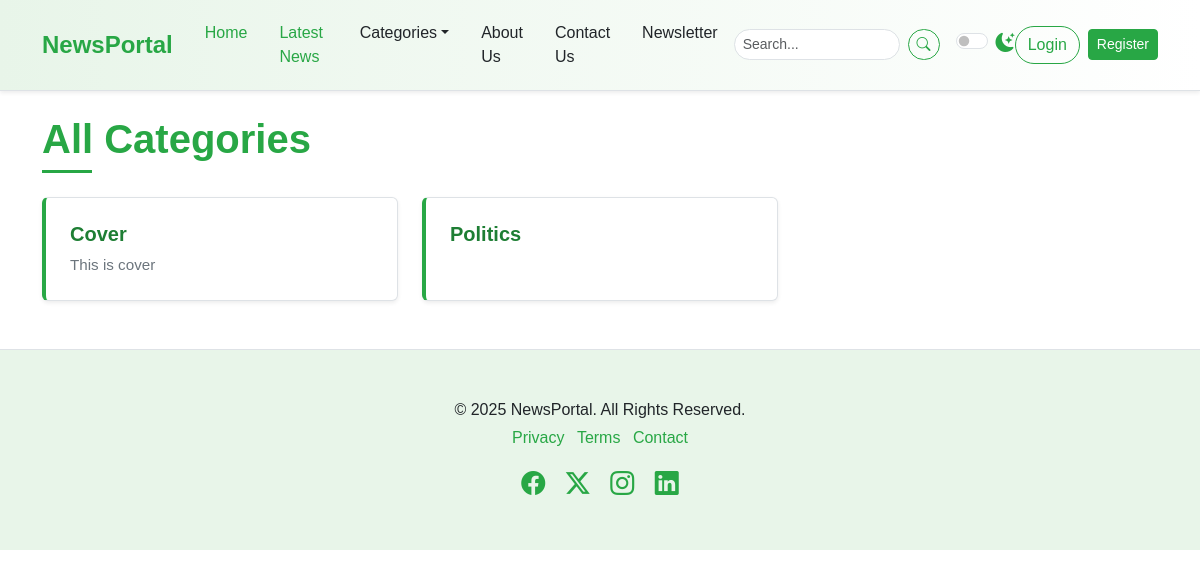
The page /categories/ on the database as committed earlier.
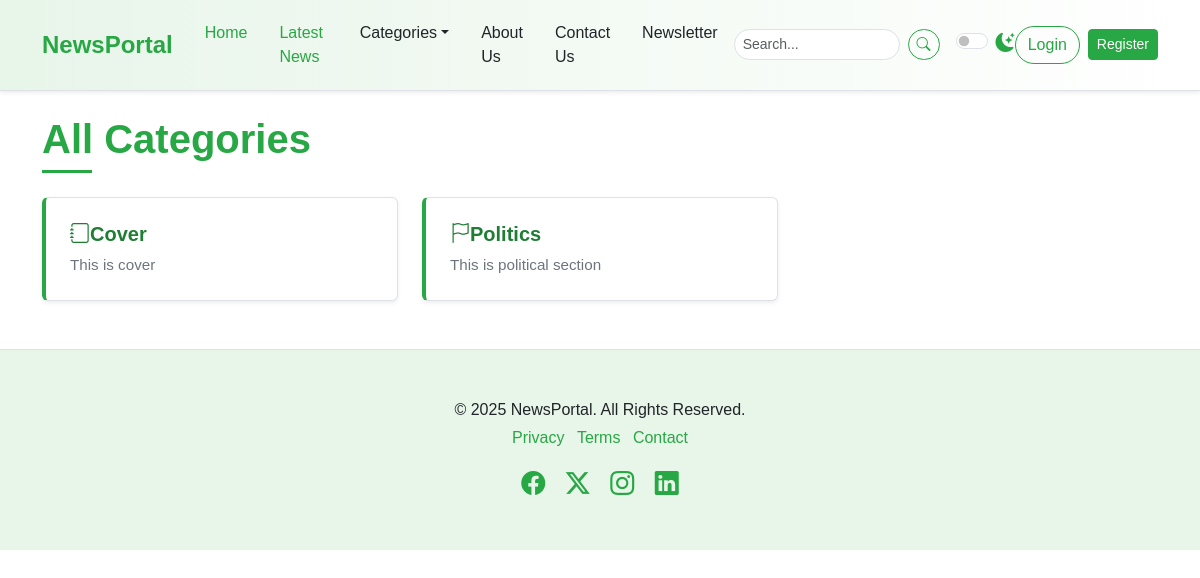
The same page on the database as committed later.
### newspaper/models.py (models this page shows, shortened)
class TimeStampModel(models.Model):
    created_at=models.DateTimeField(auto_now_add=True)
    upated_at=models.DateTimeField(auto_now_add=True)
    class Meta:
        abstract=True # Don't create table in DB

class Category(TimeStampModel):
    name=models.CharField(max_length=100)
    icon=models.CharField(max_length=100,null=True, blank=True)
    description=models.TextField(null=True, blank=True)
    class Meta:
        ordering=['name'] #Category.objects.all
        verbose_name="categories"
        verbose_name_plural="Categories"

### newspaper/views.py (the view)
# urls.py: path("categories/", views.CategoryListView.as_view(), name="categories"),
class CategoryListView(ListView):
    model=Category
    template_name="newsportal/categories.html"
    context_object_name="categories"

### newspaper/nav.py (called while the page is built)
def navigation(request):
    categories =Category.objects.all()
    return {
        'categories': categories }

### templates/newsportal/categories.html
{% extends "newsportal/base.html" %}
{% block content%}
<div class="container mt-4 mb-5">
    <h1 class="mb-4 section-title"><span>All Categories</span></h1>
    <div class="row row-cols-1 row-cols-md-2 row-cols-lg-3 g-4">
        {% for category in categories %}
        <div class=" col">
            <div class="card h-100 shadow-sm list-item-card">
                <div class="card-body">
                    <h5 class="card-title"><a href="{% url 'post-by-category' category.id %}"><i class="{{ category.icon }}"></i>{{ category.name| title }}</a></h5>
                    <p class="card-text">{{ category.description }}</p>
                </div>
            </div>
        </div>
{% endfor%}
</div>
</div>
{% endblock content%}

### templates/newsportal/base.html (shortened to what this page needs)
{% load static %}
<!DOCTYPE html>
<html lang="en" data-bs-theme="light">
  <head>
    <link href="{% static 'css/bootstrap.min.css' %}"
          rel="stylesheet"/>
    <link rel="stylesheet"
          href="https://cdn.jsdelivr.net/npm/bootstrap-icons@1.11.3/font/bootstrap-icons.min.css" />
    <link rel="stylesheet" href="{% static 'css/style.css' %}" />
  </head>
  <body>
    {% include "newsportal/nav.html" %}
    {% block content %}
    {% endblock content %}
    {% include "newsportal/footer.html" %}
  </body>
</html>

### templates/newsportal/nav.html (shortened to what this page needs)
    <nav class="navbar navbar-expand-lg sticky-top elegant-navbar">
      <div class="container">
        <a class="navbar-brand fw-bold" href="/">NewsPortal</a>
        <div class="collapse navbar-collapse" id="navbarNavDropdown">
          <ul class="navbar-nav me-auto mb-2 mb-lg-0">
            <li class="nav-item">
              <a class="nav-link active" aria-current="page" href="{% url 'home' %}">Home</a>
            </li>
            <li class="nav-item">
              <a class="nav-link" href="{% url 'post-list' %}">Latest News</a>
            </li>
            <li class="nav-item dropdown">
              <a class="nav-link dropdown-toggle"
                 href="#"
                 role="button"
                 data-bs-toggle="dropdown"
                 aria-expanded="false">Categories</a>
            </li>
            <li class="nav-item">
              <a class="nav-link" href="about.html">About Us</a>
            </li>
            <li class="nav-item">
              <a class="nav-link" href="contact.html">Contact Us</a>
            </li>
            <li class="nav-item">
              <a class="nav-link" href="#newsletter-section">Newsletter</a>
            </li>
          </ul>
          <form class="d-flex me-3" role="search">
            <input class="form-control form-control-sm me-2"
                   type="search"
                   placeholder="Search..."
                   aria-label="Search" />
            <button class="btn btn-outline-success btn-sm" type="submit">
              <i class="bi bi-search"></i>
            </button>
          </form>
          <div class="form-check form-switch">
            <input class="form-check-input"
                   type="checkbox"
                   role="switch"
                   id="darkModeSwitch" />
            <label class="form-check-label" for="darkModeSwitch">
              <i class="bi bi-moon-stars-fill"></i>
            </label>
          </div>
          <div class="navbar-nav ms-auto d-flex align-items-center">
            {% if user.is_authenticated %}
              <span class="navbar-text me-3">Welcome, {{user.username}} !</span>
              <form method="post"
              action="{% url 'accounts:logout' %}" class="d-inline">
                {% csrf_token %}
                <button class="btn btn-outline-secondary btn-sm" type="submit">Logout</button>
              </form>
            {% else %}
            <a href="{% url 'accounts:login' %}" class="btn btn-outline-success me-2">Login</a>
            <a href="{% url 'accounts:register' %}" class="btn btn-success btn-sm">Register</a>
            {% endif %}
          </div>
        </div>
      </div>
    </nav>

### templates/newsportal/footer.html
    <footer class="py-5 mt-5 elegant-footer">
      <div class="container text-center">
        <p class="mb-1">&copy; 2025 NewsPortal. All Rights Reserved.</p>
        <ul class="list-inline">
          <li class="list-inline-item">
            <a href="#">Privacy</a>
          </li>
          <li class="list-inline-item">
            <a href="#">Terms</a>
          </li>
          <li class="list-inline-item">
            <a href="#">Contact</a>
          </li>
        </ul>
        <div class="social-icons mt-3">
          <a href="#" class="text-decoration-none me-3"><i class="bi bi-facebook fs-4"></i></a>
          <a href="#" class="text-decoration-none me-3"><i class="bi bi-twitter-x fs-4"></i></a>
          <a href="#" class="text-decoration-none me-3"><i class="bi bi-instagram fs-4"></i></a>
          <a href="#" class="text-decoration-none"><i class="bi bi-linkedin fs-4"></i></a>
        </div>
      </div>
    </footer>

### static/css/style.css (style rules this page uses)
:root { --primary-green: #28a745; --light-green: #e8f5e9; --dark-green: #1e7e34; --accent-green: #5cb85c; --text-color-light: #212529; --text-color-dark: #f8f9fa; --bg-light: #ffffff; --bg-dark: #212529; --card-bg-light: #ffffff; --card-bg-dark: #343a40; --border-color-light: #dee2e6; --border-color-dark: #495057; --shadow-sm: 0 0.125rem 0.25rem rgba(0, 0, 0, 0.075); --shadow: 0 0.5rem 1rem rgba(0, 0, 0, 0.15); --transition-speed: 0.3s ease; }
body { font-family: "Poppins", sans-serif; background-color: var(--bg-light); color: var(--text-color-light); transition: background-color var(--transition-speed), color var(--transition-speed); }
.elegant-navbar { background: linear-gradient( to right, var(--light-green), #ffffff ); border-bottom: 1px solid var(--border-color-light); box-shadow: var(--shadow-sm); padding-top: 0.8rem; padding-bottom: 0.8rem; }
.elegant-navbar .navbar-brand { color: var(--primary-green); font-size: 1.5rem; transition: color var(--transition-speed); }
.elegant-navbar .nav-link { color: var(--text-color-light); font-weight: 500; transition: color var(--transition-speed); margin: 0 0.5rem; }
.elegant-navbar .nav-link:hover, .elegant-navbar .nav-link.active { color: var(--primary-green); }
.elegant-navbar .form-control { border-radius: 20px; border-color: var(--border-color-light); background-color: var(--bg-light); color: var(--text-color-light); }
.elegant-navbar .btn-outline-success { border-color: var(--primary-green); color: var(--primary-green); border-radius: 20px; transition: background-color var(--transition-speed), color var(--transition-speed); }
.elegant-navbar .form-check-label i { color: var(--primary-green); font-size: 1.2rem; }
.section-title { position: relative; padding-bottom: 10px; margin-bottom: 20px; font-weight: 600; color: var(--primary-green); }
.section-title span { position: relative; z-index: 1; background-color: var(--bg-light); padding-right: 10px; }
.section-title::after { content: ""; position: absolute; left: 0; bottom: 0; width: 50px; height: 3px; background-color: var(--primary-green); }
.card { border: 1px solid var(--border-color-light); transition: box-shadow var(--transition-speed), transform var(--transition-speed); background-color: var(--card-bg-light); color: var(--text-color-light); }
.card-title { color: var(--dark-green); font-weight: 600; }
.elegant-footer { background-color: var(--light-green); border-top: 1px solid var(--border-color-light); color: var(--text-color-light); }
.elegant-footer a { color: var(--primary-green); text-decoration: none; transition: color var(--transition-speed); }
.elegant-footer .social-icons a { color: var(--primary-green); transition: color var(--transition-speed), transform var(--transition-speed); }
.btn-success { background-color: var(--primary-green); border-color: var(--primary-green); transition: background-color var(--transition-speed), border-color var(--transition-speed), box-shadow var(--transition-speed); }
.btn-outline-success { color: var(--primary-green); border-color: var(--primary-green); transition: background-color var(--transition-speed), color var(--transition-speed); }
.list-item-card { transition: transform 0.2s ease-in-out, box-shadow 0.2s ease-in-out; border-left: 4px solid var(--primary-green); }
.list-item-card .card-body { padding: 1.5rem; }
.list-item-card .card-title a { text-decoration: none; color: var(--dark-green); font-weight: 600; }
.list-item-card .card-text { font-size: 0.95rem; color: #6c757d; }

Rows that differ between the two databases and show on the page:
changed Category "Cover": icon empty → "bi bi-journal" (drawn)
changed Category "Politics": icon empty → "bi bi-flag" (drawn); description (not shown) → "This is political section"
